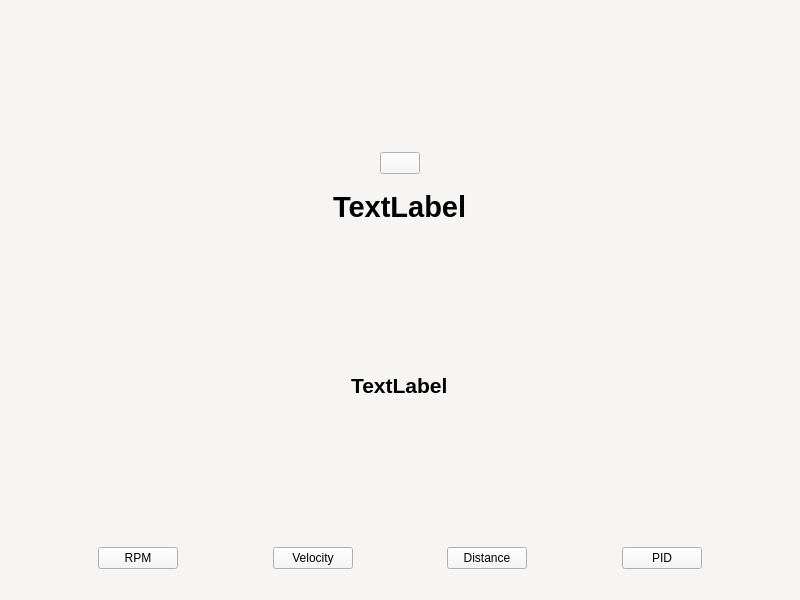
<?xml version="1.0" encoding="UTF-8"?>
<ui version="4.0">
 <class>MainWindow</class>
 <widget class="QMainWindow" name="MainWindow">
  <property name="geometry">
   <rect>
    <x>0</x>
    <y>0</y>
    <width>800</width>
    <height>600</height>
   </rect>
  </property>
  <property name="windowTitle">
   <string>MainWindow</string>
  </property>
  <property name="styleSheet">
   <string notr="true">background-color: rgb(246, 245, 244);</string>
  </property>
  <widget class="QWidget" name="centralwidget">
   <layout class="QVBoxLayout" name="verticalLayout_2">
    <item>
     <spacer name="verticalSpacer">
      <property name="orientation">
       <enum>Qt::Orientation::Vertical</enum>
      </property>
      <property name="sizeHint" stdset="0">
       <size>
        <width>20</width>
        <height>40</height>
       </size>
      </property>
     </spacer>
    </item>
    <item alignment="Qt::AlignmentFlag::AlignHCenter">
     <widget class="QPushButton" name="pushButton_9">
      <property name="sizePolicy">
       <sizepolicy hsizetype="Fixed" vsizetype="Fixed">
        <horstretch>0</horstretch>
        <verstretch>0</verstretch>
       </sizepolicy>
      </property>
      <property name="maximumSize">
       <size>
        <width>16777215</width>
        <height>16777215</height>
       </size>
      </property>
      <property name="text">
       <string/>
      </property>
      <property name="icon">
       <iconset resource="images.qrc">
        <normaloff>:/images/logo.jpg</normaloff>:/images/logo.jpg</iconset>
      </property>
      <property name="iconSize">
       <size>
        <width>124</width>
        <height>124</height>
       </size>
      </property>
     </widget>
    </item>
    <item>
     <spacer name="verticalSpacer_4">
      <property name="orientation">
       <enum>Qt::Orientation::Vertical</enum>
      </property>
      <property name="sizeType">
       <enum>QSizePolicy::Policy::Fixed</enum>
      </property>
      <property name="sizeHint" stdset="0">
       <size>
        <width>10</width>
        <height>10</height>
       </size>
      </property>
     </spacer>
    </item>
    <item alignment="Qt::AlignmentFlag::AlignHCenter">
     <widget class="QLabel" name="label">
      <property name="font">
       <font>
        <pointsize>22</pointsize>
        <bold>true</bold>
       </font>
      </property>
      <property name="text">
       <string>TextLabel</string>
      </property>
     </widget>
    </item>
    <item>
     <spacer name="verticalSpacer_3">
      <property name="orientation">
       <enum>Qt::Orientation::Vertical</enum>
      </property>
      <property name="sizeHint" stdset="0">
       <size>
        <width>20</width>
        <height>40</height>
       </size>
      </property>
     </spacer>
    </item>
    <item alignment="Qt::AlignmentFlag::AlignHCenter">
     <widget class="QLabel" name="label_2">
      <property name="font">
       <font>
        <pointsize>16</pointsize>
        <bold>true</bold>
       </font>
      </property>
      <property name="text">
       <string>TextLabel</string>
      </property>
     </widget>
    </item>
    <item>
     <spacer name="verticalSpacer_2">
      <property name="orientation">
       <enum>Qt::Orientation::Vertical</enum>
      </property>
      <property name="sizeHint" stdset="0">
       <size>
        <width>20</width>
        <height>40</height>
       </size>
      </property>
     </spacer>
    </item>
    <item>
     <layout class="QHBoxLayout" name="horizontalLayout">
      <item>
       <spacer name="horizontalSpacer">
        <property name="orientation">
         <enum>Qt::Orientation::Horizontal</enum>
        </property>
        <property name="sizeHint" stdset="0">
         <size>
          <width>40</width>
          <height>20</height>
         </size>
        </property>
       </spacer>
      </item>
      <item>
       <widget class="QPushButton" name="rpm">
        <property name="text">
         <string>RPM</string>
        </property>
       </widget>
      </item>
      <item>
       <spacer name="horizontalSpacer_2">
        <property name="orientation">
         <enum>Qt::Orientation::Horizontal</enum>
        </property>
        <property name="sizeHint" stdset="0">
         <size>
          <width>40</width>
          <height>20</height>
         </size>
        </property>
       </spacer>
      </item>
      <item>
       <widget class="QPushButton" name="velocity">
        <property name="text">
         <string>Velocity</string>
        </property>
       </widget>
      </item>
      <item>
       <spacer name="horizontalSpacer_3">
        <property name="orientation">
         <enum>Qt::Orientation::Horizontal</enum>
        </property>
        <property name="sizeHint" stdset="0">
         <size>
          <width>40</width>
          <height>20</height>
         </size>
        </property>
       </spacer>
      </item>
      <item>
       <widget class="QPushButton" name="distance">
        <property name="text">
         <string>Distance</string>
        </property>
       </widget>
      </item>
      <item>
       <spacer name="horizontalSpacer_5">
        <property name="orientation">
         <enum>Qt::Orientation::Horizontal</enum>
        </property>
        <property name="sizeHint" stdset="0">
         <size>
          <width>40</width>
          <height>20</height>
         </size>
        </property>
       </spacer>
      </item>
      <item>
       <widget class="QPushButton" name="pid">
        <property name="text">
         <string>PID</string>
        </property>
       </widget>
      </item>
      <item>
       <spacer name="horizontalSpacer_4">
        <property name="orientation">
         <enum>Qt::Orientation::Horizontal</enum>
        </property>
        <property name="sizeHint" stdset="0">
         <size>
          <width>40</width>
          <height>20</height>
         </size>
        </property>
       </spacer>
      </item>
     </layout>
    </item>
   </layout>
  </widget>
  <widget class="QMenuBar" name="menubar">
   <property name="geometry">
    <rect>
     <x>0</x>
     <y>0</y>
     <width>800</width>
     <height>22</height>
    </rect>
   </property>
  </widget>
  <widget class="QStatusBar" name="statusbar"/>
 </widget>
 <resources>
  <include location="images.qrc"/>
 </resources>
 <connections/>
</ui>
